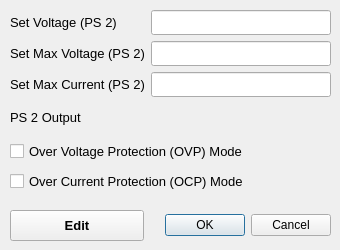
<?xml version="1.0" encoding="UTF-8"?>
<ui version="4.0">
 <class>Dialog</class>
 <widget class="QDialog" name="Dialog">
  <property name="geometry">
   <rect>
    <x>0</x>
    <y>0</y>
    <width>340</width>
    <height>250</height>
   </rect>
  </property>
  <property name="sizePolicy">
   <sizepolicy hsizetype="Fixed" vsizetype="Fixed">
    <horstretch>0</horstretch>
    <verstretch>0</verstretch>
   </sizepolicy>
  </property>
  <property name="minimumSize">
   <size>
    <width>340</width>
    <height>250</height>
   </size>
  </property>
  <property name="maximumSize">
   <size>
    <width>340</width>
    <height>250</height>
   </size>
  </property>
  <property name="windowTitle">
   <string>Dialog</string>
  </property>
  <widget class="QCheckBox" name="ocpCheckBox">
   <property name="geometry">
    <rect>
     <x>10</x>
     <y>170</y>
     <width>237</width>
     <height>23</height>
    </rect>
   </property>
   <property name="font">
    <font>
     <pointsize>10</pointsize>
    </font>
   </property>
   <property name="toolTip">
    <string>Disable OVP/Enable OCP or Enable OVP/Disable OCP</string>
   </property>
   <property name="text">
    <string>Over Current Protection (OCP) Mode</string>
   </property>
   <property name="checked">
    <bool>false</bool>
   </property>
  </widget>
  <widget class="QCheckBox" name="ovpCheckBox">
   <property name="geometry">
    <rect>
     <x>10</x>
     <y>140</y>
     <width>238</width>
     <height>23</height>
    </rect>
   </property>
   <property name="font">
    <font>
     <pointsize>10</pointsize>
    </font>
   </property>
   <property name="toolTip">
    <string>Enable OVP/Disable OCP or Disable OVP/Enable OCP</string>
   </property>
   <property name="text">
    <string>Over Voltage Protection (OVP) Mode</string>
   </property>
  </widget>
  <widget class="QDialogButtonBox" name="advsetButtonBox">
   <property name="geometry">
    <rect>
     <x>160</x>
     <y>210</y>
     <width>171</width>
     <height>30</height>
    </rect>
   </property>
   <property name="orientation">
    <enum>Qt::Horizontal</enum>
   </property>
   <property name="standardButtons">
    <set>QDialogButtonBox::Cancel|QDialogButtonBox::Ok</set>
   </property>
  </widget>
  <widget class="QPushButton" name="settingsEditButton">
   <property name="geometry">
    <rect>
     <x>10</x>
     <y>210</y>
     <width>134</width>
     <height>31</height>
    </rect>
   </property>
   <property name="minimumSize">
    <size>
     <width>0</width>
     <height>0</height>
    </size>
   </property>
   <property name="maximumSize">
    <size>
     <width>16777215</width>
     <height>16777215</height>
    </size>
   </property>
   <property name="font">
    <font>
     <pointsize>10</pointsize>
     <weight>75</weight>
     <bold>true</bold>
    </font>
   </property>
   <property name="text">
    <string>Edit</string>
   </property>
   <property name="autoDefault">
    <bool>false</bool>
   </property>
  </widget>
  <widget class="QWidget" name="gridLayoutWidget">
   <property name="geometry">
    <rect>
     <x>10</x>
     <y>10</y>
     <width>321</width>
     <height>121</height>
    </rect>
   </property>
   <layout class="QGridLayout" name="infoLayout">
    <item row="1" column="0">
     <widget class="QLabel" name="label_4">
      <property name="minimumSize">
       <size>
        <width>120</width>
        <height>0</height>
       </size>
      </property>
      <property name="font">
       <font>
        <pointsize>10</pointsize>
       </font>
      </property>
      <property name="toolTip">
       <string>Set limit on maximum voltage for power source 2</string>
      </property>
      <property name="text">
       <string>Set Max Voltage (PS 2)</string>
      </property>
     </widget>
    </item>
    <item row="2" column="0">
     <widget class="QLabel" name="label_3">
      <property name="minimumSize">
       <size>
        <width>120</width>
        <height>0</height>
       </size>
      </property>
      <property name="font">
       <font>
        <pointsize>10</pointsize>
       </font>
      </property>
      <property name="toolTip">
       <string>Set max current for power source 2</string>
      </property>
      <property name="text">
       <string>Set Max Current (PS 2)</string>
      </property>
     </widget>
    </item>
    <item row="0" column="1">
     <widget class="QLineEdit" name="setvoltageDisplay">
      <property name="maximumSize">
       <size>
        <width>16777215</width>
        <height>25</height>
       </size>
      </property>
      <property name="alignment">
       <set>Qt::AlignCenter</set>
      </property>
      <property name="readOnly">
       <bool>true</bool>
      </property>
     </widget>
    </item>
    <item row="1" column="1">
     <widget class="QLineEdit" name="maxvoltageDisplay">
      <property name="maximumSize">
       <size>
        <width>16777215</width>
        <height>25</height>
       </size>
      </property>
      <property name="alignment">
       <set>Qt::AlignCenter</set>
      </property>
      <property name="readOnly">
       <bool>true</bool>
      </property>
     </widget>
    </item>
    <item row="0" column="0">
     <widget class="QLabel" name="label_2">
      <property name="minimumSize">
       <size>
        <width>120</width>
        <height>0</height>
       </size>
      </property>
      <property name="font">
       <font>
        <pointsize>10</pointsize>
       </font>
      </property>
      <property name="toolTip">
       <string>Set voltage for power source 2</string>
      </property>
      <property name="text">
       <string>Set Voltage (PS 2)</string>
      </property>
     </widget>
    </item>
    <item row="2" column="1">
     <widget class="QLineEdit" name="maxcurrentDisplay">
      <property name="maximumSize">
       <size>
        <width>16777215</width>
        <height>25</height>
       </size>
      </property>
      <property name="alignment">
       <set>Qt::AlignCenter</set>
      </property>
      <property name="readOnly">
       <bool>true</bool>
      </property>
     </widget>
    </item>
    <item row="3" column="0">
     <widget class="QLabel" name="label_5">
      <property name="minimumSize">
       <size>
        <width>120</width>
        <height>0</height>
       </size>
      </property>
      <property name="font">
       <font>
        <pointsize>10</pointsize>
       </font>
      </property>
      <property name="toolTip">
       <string>Enable/Disable power source 2 channel outputs</string>
      </property>
      <property name="text">
       <string>PS 2 Output </string>
      </property>
     </widget>
    </item>
   </layout>
  </widget>
 </widget>
 <resources/>
 <connections>
  <connection>
   <sender>advsetButtonBox</sender>
   <signal>accepted()</signal>
   <receiver>Dialog</receiver>
   <slot>accept()</slot>
   <hints>
    <hint type="sourcelabel">
     <x>248</x>
     <y>254</y>
    </hint>
    <hint type="destinationlabel">
     <x>157</x>
     <y>274</y>
    </hint>
   </hints>
  </connection>
  <connection>
   <sender>advsetButtonBox</sender>
   <signal>rejected()</signal>
   <receiver>Dialog</receiver>
   <slot>reject()</slot>
   <hints>
    <hint type="sourcelabel">
     <x>316</x>
     <y>260</y>
    </hint>
    <hint type="destinationlabel">
     <x>286</x>
     <y>274</y>
    </hint>
   </hints>
  </connection>
 </connections>
</ui>
